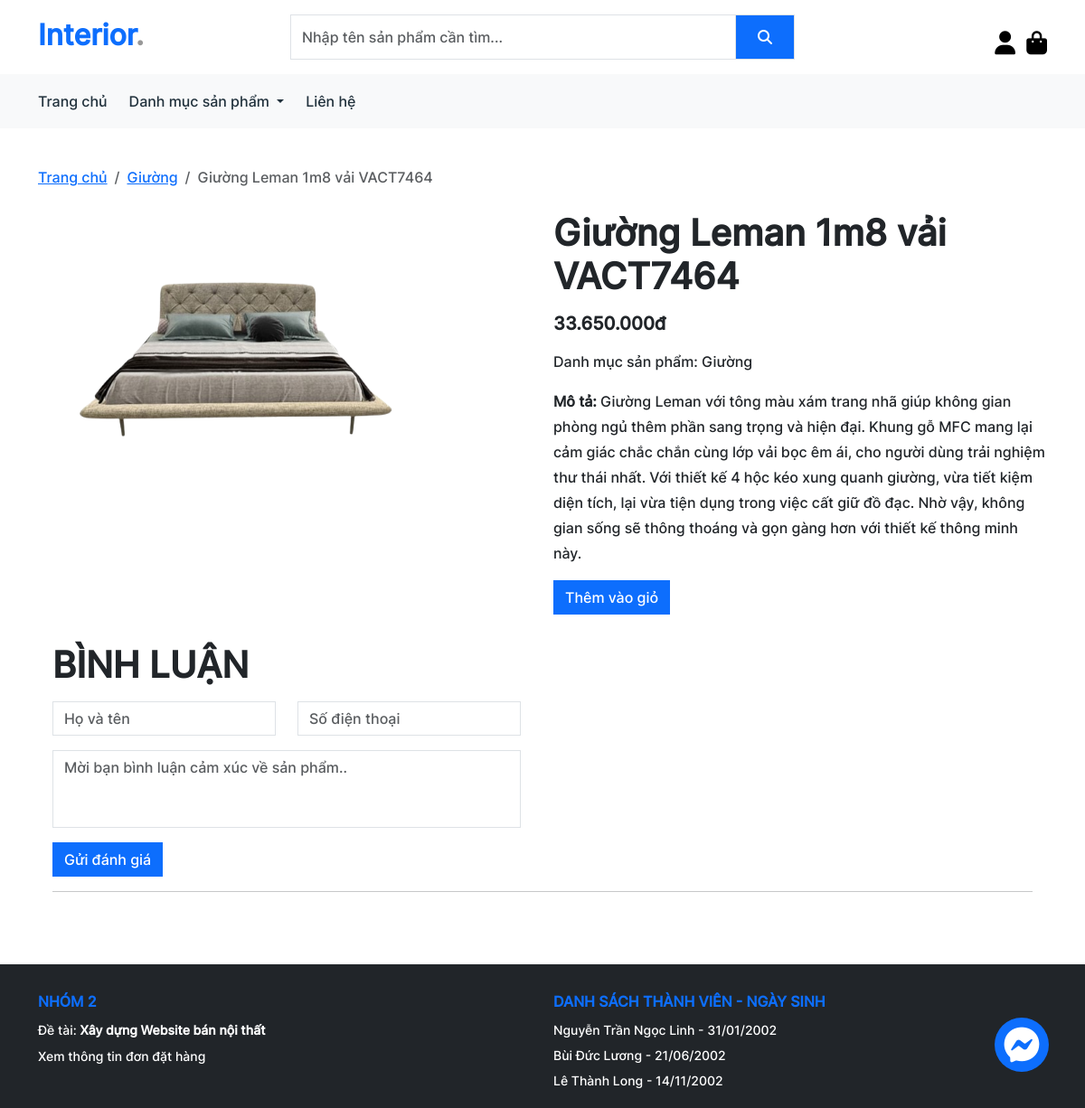
Before: /product_detail.php?id=30 with the older database file.
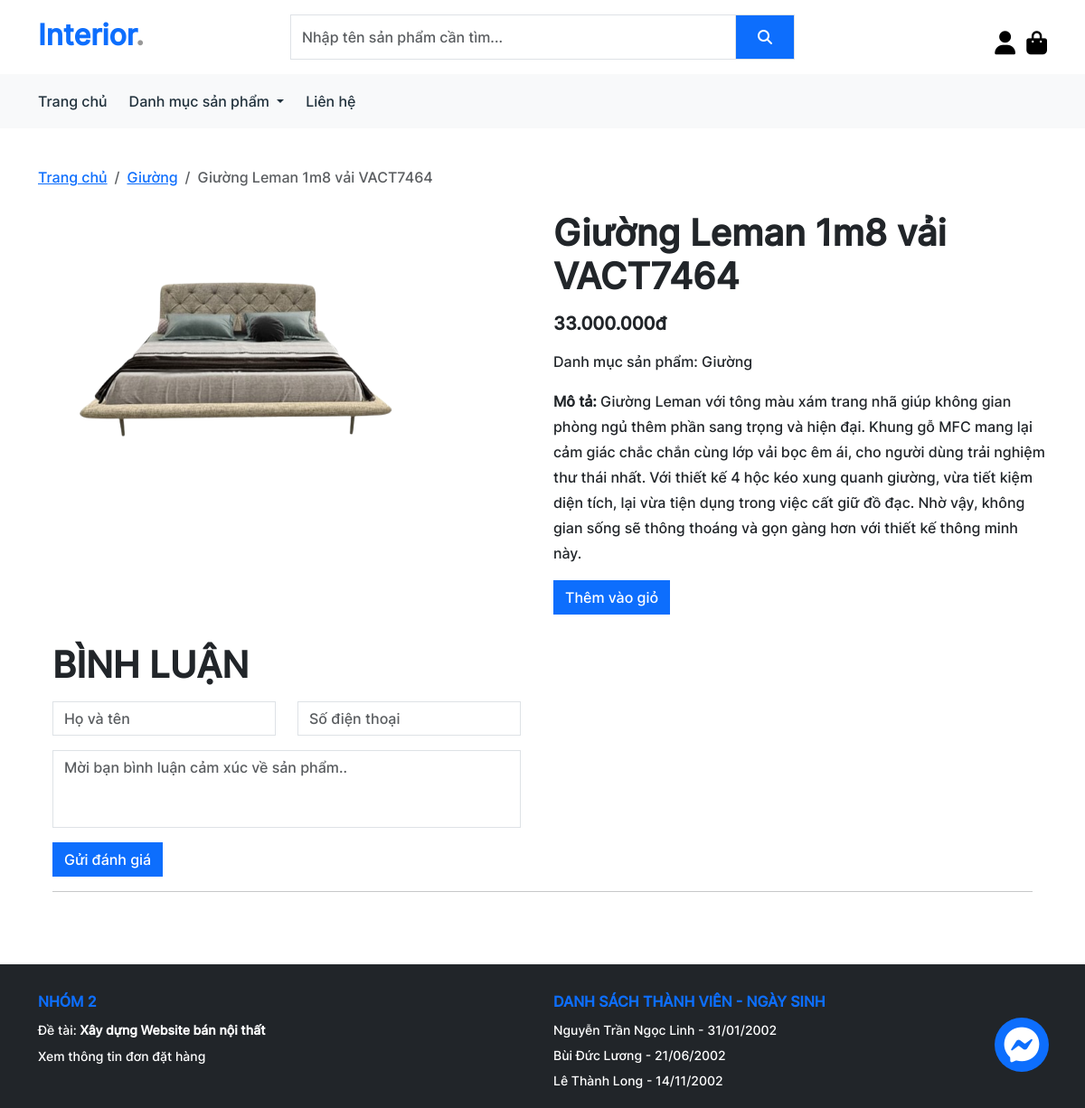
After: the same page with the newer database file.
### tables this page shows
CREATE TABLE `products` (
  `id` int(11) NOT NULL,
  `name` varchar(100) NOT NULL,
  `price` int(11) NOT NULL,
  `discount` int(11) NOT NULL,
  `image` text NOT NULL,
  `category_id` int(11) NOT NULL,
  `description` text NOT NULL
);

CREATE TABLE `categories` (
  `id` int(11) NOT NULL,
  `name` varchar(20) NOT NULL
);

### classes/database.php (called while the page is built, shortened)
<?php
class Database
{
  private $conn = null;
  public function __construct()
  {
    $this->conn = new mysqli(DB_HOST, DB_USER, DB_PASS, DB_NAME);
  }
  public function getProductDetail($id)
  {
    $sql = "SELECT products.*, categories.id AS category_id, categories.name AS category_name FROM products
    INNER JOIN categories
    ON categories.id = products.category_id WHERE products.id = ?";
    $stmt = $this->conn->prepare($sql);
    $stmt->bind_param("i", $id);
    $stmt->execute();
    $result = $stmt->get_result();
    return $result->fetch_assoc();
  }
}

### product_detail.php (the view, shortened to what this page needs)
<!DOCTYPE html>
<html lang="en">
<head>
  <link rel="stylesheet" href="./assets/fonts/css/all.min.css" />
  <link rel="stylesheet" href="./lib/boostrap/css/bootstrap.min.css" />
  <link rel="stylesheet" href="./assets/css/app.css" />
</head>
<body>
  <div id="root">
    <?php
    include_once("./includes/header.php");
    include_once("./includes/messenger.php");
    require_once("./classes/database.php");
    $product_id = $_GET["id"];
    $db = new Database();
    $product = $db->getProductDetail($product_id);
    ?>
    <section class="container">
      <nav aria-label="breadcrumb" class="my-4">
        <ol class="breadcrumb">
          <li class="breadcrumb-item"><a href="index.php">Trang chủ</a></li>
          <li class="breadcrumb-item"><a href="category.php?id=<?= $product["category_id"] ?>"><?= $product["category_name"] ?></a></li>
          <li class="breadcrumb-item active" aria-current="page"><?= $product["name"] ?></li>
        </ol>
      </nav>
      <div class="row mb-3">
        <div class="col-md-6">
          <img src="./assets/images/<?= $product["image"] ?>" class="object-fit-cover" width="80%" height="300" alt="" />
        </div>
        <div class="col-md-6">
          <h1 class="pb-3"><?= $product["name"] ?></h1>
          <div class="d-flex align-items-center justify-content-between pb-3">
            <h5>
              <?= number_format($product["price"] - ($product["price"] * $product["discount"] / 100), 0, '', '.') ?>đ
            </h5>
          </div>
          <div class="mb-3">
            <p>Danh mục sản phẩm: <?= $product["category_name"] ?></p>
          </div>
          <div class="mb-3">
            <p>
              <strong>Mô tả:</strong>
              <?= $product["description"] ?>
            </p>
          </div>
          <div class="d-flex column-gap-3">
            <button class="add-to-cart btn btn-primary rounded-0" data-id="<?= $product["id"] ?>" title="Thêm vào giỏ hàng">
              Thêm vào giỏ
            </button>
          </div>
        </div>
      </div>
      <div class="bg-white p-3 rounded-4">
        <h1 class="text-uppercase pb-3">Bình luận</h1>
        <form action="./php/handle_comment.php" method="post" onsubmit="return validateFormComment()">
          <div class="row w-50 mb-3">
            <div class="form-group col-md-6">
              <input type="text" class="form-control" id="customer_name" name="customer_name" placeholder="Họ và tên" />
            </div>
            <div class="form-group col-md-6">
              <input type="text" class="form-control" id="customer_phone" name="customer_phone" placeholder="Số điện thoại" />
            </div>
          </div>
          <div class="row w-50 mb-3">
            <div class="form-group col-12">
              <textarea class="form-control" name="customer_comment" id="customer_comment" rows="3" placeholder="Mời bạn bình luận cảm xúc về sản phẩm.."></textarea>
            </div>
          </div>
          <button type="submit" class="btn btn-primary rounded-0">Gửi đánh giá</button>
        </form>
        <hr />
      </div>
    </section>
    <?php include_once("./includes/footer.php"); ?>
  </div>
</body>
</html>

Changed rows visible on the page:
changed products "Giường Leman 1m8 vải VACT7464": $product["price"] - ($product["price"] * $product["discount"] / 100) "33.650.000" → "33.000.000"
